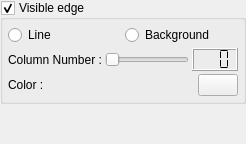
     <widget class="QWidget" name="pEdgeMode">
      <layout class="QVBoxLayout">
       <property name="spacing">
        <number>3</number>
       </property>
       <property name="margin">
        <number>0</number>
       </property>
       <item>
        <widget class="QGroupBox" name="gbEdgeModeEnabled">
         <property name="title">
          <string>Visible edge</string>
         </property>
         <property name="checkable">
          <bool>true</bool>
         </property>
         <layout class="QGridLayout">
          <property name="margin">
           <number>5</number>
          </property>
          <property name="spacing">
           <number>3</number>
          </property>
          <item row="2" column="0" colspan="2">
           <layout class="QHBoxLayout">
            <property name="spacing">
             <number>3</number>
            </property>
            <item>
             <widget class="QLabel" name="lEdgeColor">
              <property name="text">
               <string>Color :</string>
              </property>
             </widget>
            </item>
            <item>
             <widget class="pColorButton" name="tbEdgeColor">
              <property name="sizePolicy">
               <sizepolicy hsizetype="Fixed" vsizetype="Fixed">
                <horstretch>0</horstretch>
                <verstretch>0</verstretch>
               </sizepolicy>
              </property>
             </widget>
            </item>
           </layout>
          </item>
          <item row="1" column="0" colspan="2">
           <layout class="QHBoxLayout">
            <property name="spacing">
             <number>3</number>
            </property>
            <item>
             <widget class="QLabel" name="lEdgeColumnNumber">
              <property name="text">
               <string>Column Number :</string>
              </property>
             </widget>
            </item>
            <item>
             <widget class="QSlider" name="sEdgeColumnNumber">
              <property name="sizePolicy">
               <sizepolicy hsizetype="Expanding" vsizetype="Fixed">
                <horstretch>0</horstretch>
                <verstretch>0</verstretch>
               </sizepolicy>
              </property>
              <property name="maximum">
               <number>160</number>
              </property>
              <property name="orientation">
               <enum>Qt::Horizontal</enum>
              </property>
              <property name="tickInterval">
               <number>10</number>
              </property>
             </widget>
            </item>
            <item>
             <widget class="QLCDNumber" name="lnEdgeColumnNumber">
              <property name="sizePolicy">
               <sizepolicy hsizetype="Fixed" vsizetype="Fixed">
                <horstretch>0</horstretch>
                <verstretch>0</verstretch>
               </sizepolicy>
              </property>
              <property name="numDigits">
               <number>3</number>
              </property>
              <property name="segmentStyle">
               <enum>QLCDNumber::Flat</enum>
              </property>
             </widget>
            </item>
           </layout>
          </item>
          <item row="0" column="0">
           <widget class="QRadioButton" name="rbEdgeLine">
            <property name="text">
             <string>Line</string>
            </property>
           </widget>
          </item>
          <item row="0" column="1">
           <widget class="QRadioButton" name="rbEdgeBackground">
            <property name="text">
             <string>Background</string>
            </property>
           </widget>
          </item>
         </layout>
        </widget>
       </item>
       <item>
        <spacer>
         <property name="orientation">
          <enum>Qt::Vertical</enum>
         </property>
         <property name="sizeHint" stdset="0">
          <size>
           <width>20</width>
           <height>40</height>
          </size>
         </property>
        </spacer>
       </item>
      </layout>
     </widget>
